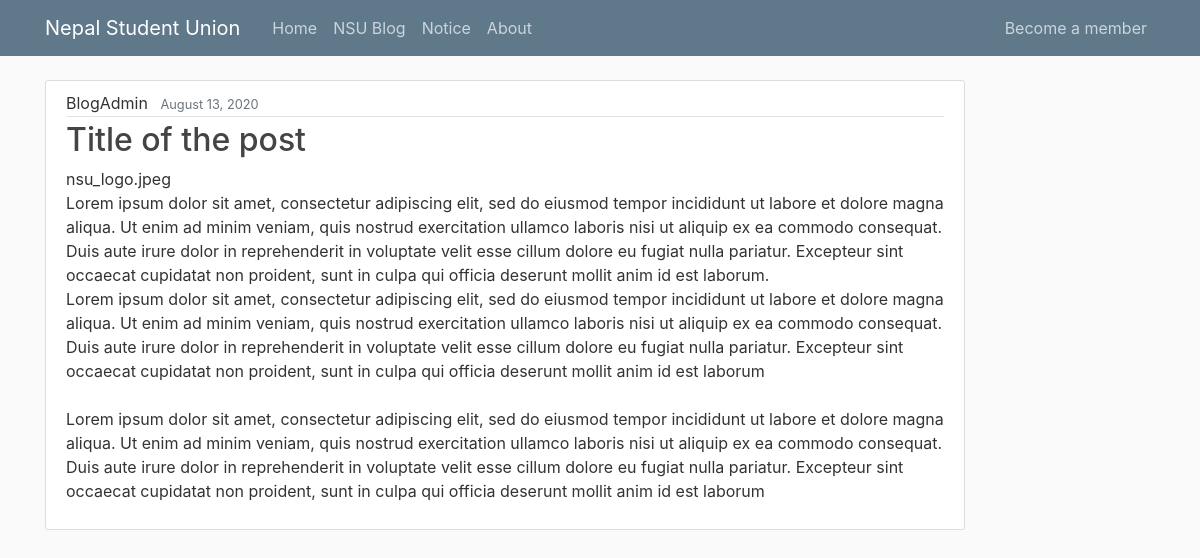
The app's page /blogs/1 with its own data.
### blog/models.py (models this page shows, shortened)
class Post(models.Model):
    title = models.CharField(max_length=100)
    content = models.TextField()
    image = models.ImageField(null=True, blank=True)
    date_posted = models.DateTimeField(default=timezone.now)
    author = models.ForeignKey(settings.AUTH_USER_MODEL, on_delete=models.CASCADE)

### blog/views.py (the view)
# urls.py: path('blogs/<str:id>', views.read_more, name='blog-read_more'),
def read_more(request,id):
    context = {
        'blog': Post.objects.get(pk=id)
    }
    return render(request, 'blog/read_more.html', context)

### blog/templates/blog/read_more.html (shortened to what this page needs)
{% extends 'blog/base.html' %}
{% block content %}
  <article class="media content-section">
    <div class="media-body">
      <div class="article-metadata">
        <a class="mr-2">{{ blog.author }}</a>
        <small class="text-muted">{{ blog.date_posted|date:"F d, Y" }}</small>
      </div>
      <h2><a class="article-title">{{ blog.title }}</a></h2>
      {{ blog.image }}
      <p class="article-content">{{ blog.content }}</p>
    </div>
  </article>
{% endblock content %}

### static/css/main.css (style rules this page uses)
body { background: #fafafa; color: #333333; margin-top: 5rem; }
h1, h2, h3, h4, h5, h6 { color: #444444; }
.content-section { background: #ffffff; padding: 10px 20px; border: 1px solid #dddddd; border-radius: 3px; margin-bottom: 20px; }
.article-title { color: #444444; }
.article-content { white-space: pre-line; }
.article-metadata { padding-bottom: 1px; margin-bottom: 4px; border-bottom: 1px solid #e3e3e3 }

### records on screen
Post: author "BlogAdmin", date_posted "August 13, 2020", title "Title of the post", image "nsu_logo.jpeg", content "Lorem ipsum dolor sit amet, consectetur adipiscing elit, sed do eiusmod tempor incididunt ut labore et dolore magna aliqua. Ut enim ad minim veniam, quis nostrud exercitation ullamco laboris nisi ut aliquip ex ea commodo consequat. Duis aute irure dolor in reprehenderit in voluptate velit esse cillum dolore eu fugiat nulla pariatur. Excepteur sint occaecat cupidatat non proident, sunt in culpa qui officia deserunt mollit anim id est laborum. Lorem ipsum dolor sit amet, consectetur adipiscing elit, sed do eiusmod tempor incididunt ut labore et dolore magna aliqua. Ut enim ad minim veniam, quis nostrud exercitation ullamco laboris nisi ut aliquip ex ea commodo consequat. Duis aute irure dolor…"
